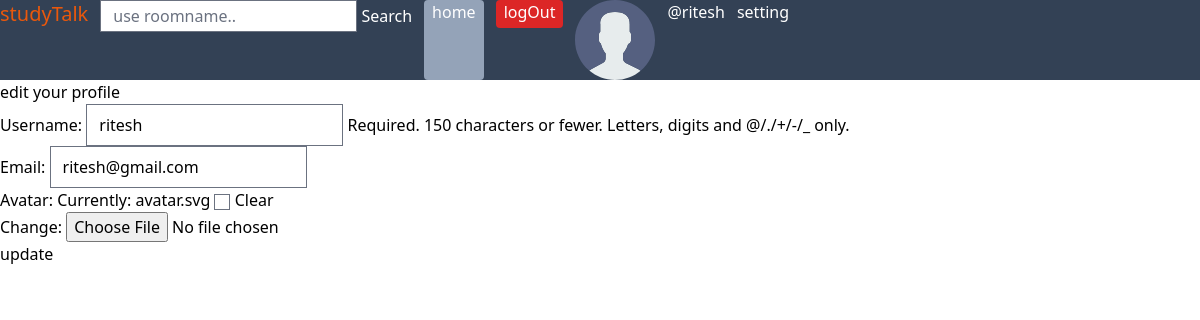
The page /update-profile/ (signed in) on the database its author committed.
### base/models.py (models this page shows)
class User(AbstractUser):
    name=models.CharField(max_length=200,null=True)
    email=models.EmailField(unique=True,null=True)
    bio=models.TextField(null=True)
    avatar=models.ImageField(upload_to="images/", null=True,blank=True,default='avatar.svg')
    USERNAME_FIELD='email'
    REQUIRED_FIELDS = ['username']  # Required when creating a superuser

### base/views.py (the view)
# urls.py: path('update-profile/',views.updateProfile,name='update-profile'),
@login_required
def updateProfile(request):
    user=request.user
    form=UserForm(instance=user)
    print(form)
    if request.method=="POST":
        form=UserForm(request.POST,request.FILES,instance=user)
        if form.is_valid():
            form.save()
            return redirect('profile',user_id=user.id)
    return render(request,"base/update-profile.html",{'form':form})

### base/forms.py
class UserForm(forms.ModelForm):
    class Meta:
        model=User
        fields=['username','email','avatar']

### base/templates/base/update-profile.html (shortened to what this page needs)
{% extends "layout.html" %}
{% block content %}
<div class="container">
    <h2>edit your profile</h2>
    <form action="{%url "update-profile" %}" method="post" enctype="multipart/form-data">
        {{form.as_p}}
        <button  type="submit">update</button>
    </form>
</div>
{% endblock %}

### templates/layout.html (shortened to what this page needs)
{% load static %}
{% load static tailwind_tags %}
<!DOCTYPE html>
<html lang="en">
<head>
    <link rel="stylesheet" href="{% static "styles/style.css"%}">
    {% tailwind_css %}
</head>
<body >
    <nav class="bg-slate-700 text-white flex gap-3">
        <span class="text-xl text-orange-600">studyTalk</span>
    <form action="{% url 'search' %}" method="post" class=" ">
        <input
        class="outline-none h-8"
        type="search"
        placeholder="use roomname.."
        name="search_query"
        required aria-label="Search"
     >
     <button  type="submit">Search</button>
    </form>
    <a href="{% url "index" %}" class="bg-slate-400 rounded px-2">home</a>
    {% if user.is_authenticated %}
                <form action="{% url 'logout'%}" method="post" >
                    <button  type="submit" class="bg-red-600 rounded  px-2 pb-1">logOut</button>
                </form>
                {% if user.avatar%}
                <img height="80" width="80" src="{{user.avatar.url}}" alt="avatar">
                {% endif %}
                <a href="{% url "profile" user.id %}">@{{user.username}}</a>
                <a href="{% url "update-profile" %}">setting</a>
    {% else %}
                <a href="{% url "login" %}" class="bg-green-400 rounded px-2 pb-1"><button>login</button></a>
                <a href="{% url "sign-up" %}" class="bg-teal-500 rounded px-2 pb-1"><button>signUP</button></a>
    {% endif %}
            </nav>
    {% block content %}
    {% endblock %}
</body>
</html>

### rows shown on the page
User: avatar (placeholder picture), username "ritesh", email "ritesh@gmail.com"
